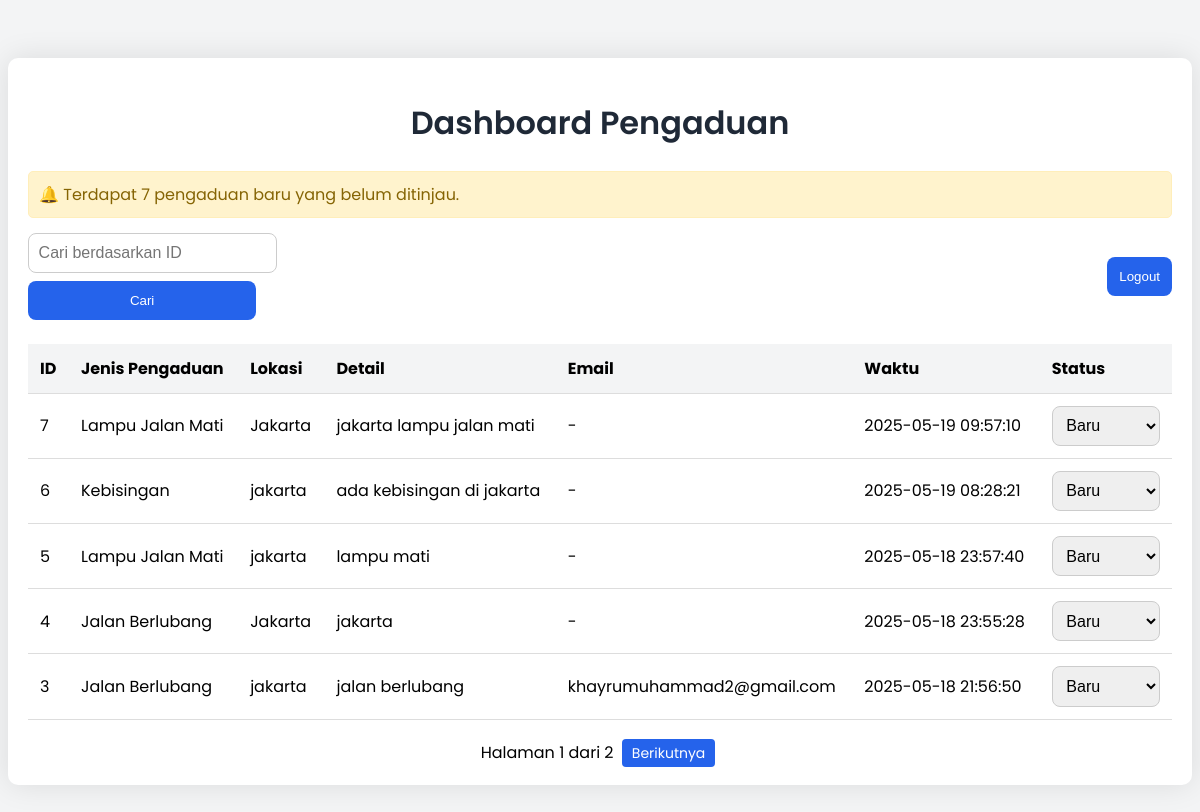
The page /dashboard (signed in) on the database as committed earlier.
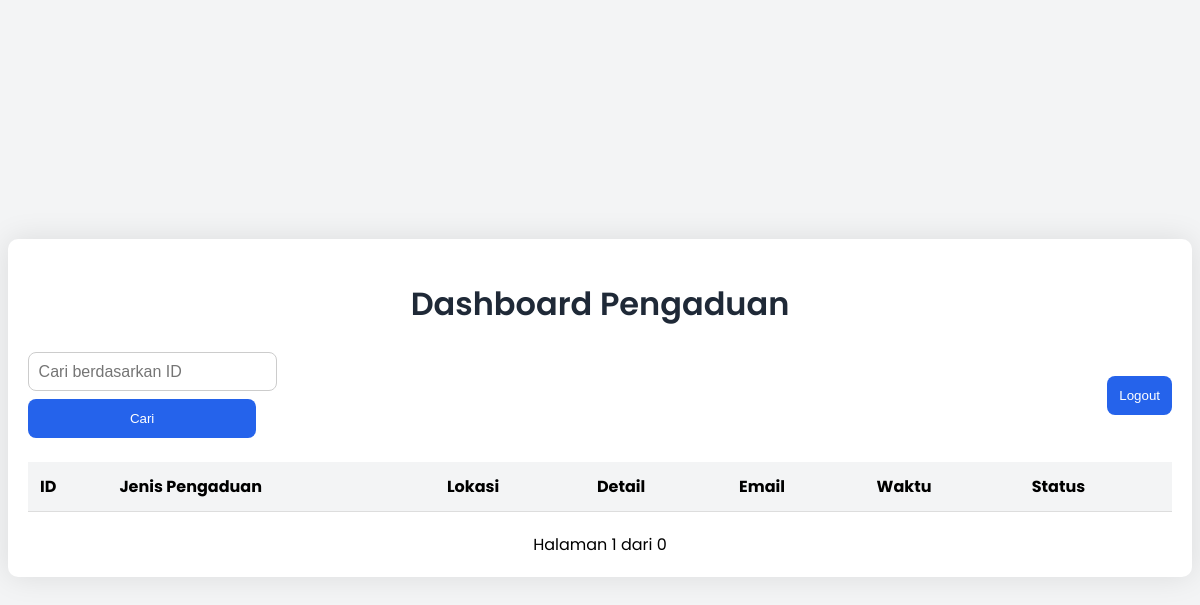
The same page on the database as committed later.
### tables this page shows
CREATE TABLE complaints (
            id INTEGER PRIMARY KEY AUTOINCREMENT,
            complaint_type TEXT NOT NULL,
            location_description TEXT NOT NULL,
            details TEXT NOT NULL,
            contact_email TEXT,
            submission_timestamp TEXT,
            status TEXT DEFAULT "Baru"
        );

### app.py (the view)
@app.route('/dashboard')
def dashboard():
    if 'user' not in session:
        return redirect(url_for('login'))
    search = request.args.get('search', '').strip()
    page = int(request.args.get('page', 1))
    per_page = 5
    offset = (page - 1) * per_page
    conn = sqlite3.connect('database.db')
    conn.row_factory = sqlite3.Row
    c = conn.cursor()
    c.execute("SELECT COUNT(*) FROM complaints WHERE status = 'Baru'")
    new_count = c.fetchone()[0]
    if search:
        c.execute("""
            SELECT * FROM complaints
            WHERE complaint_type LIKE ? OR location_description LIKE ? OR details LIKE ? OR contact_email LIKE ?
            ORDER BY submission_timestamp DESC
            LIMIT ? OFFSET ?
        """, (f'%{search}%', f'%{search}%', f'%{search}%', f'%{search}%', per_page, offset))
        c_total = conn.execute("""
            SELECT COUNT(*) FROM complaints
            WHERE complaint_type LIKE ? OR location_description LIKE ? OR details LIKE ? OR contact_email LIKE ?
        """, (f'%{search}%', f'%{search}%', f'%{search}%', f'%{search}%'))
    else:
        c.execute("""
            SELECT * FROM complaints
            ORDER BY submission_timestamp DESC
            LIMIT ? OFFSET ?
        """, (per_page, offset))
        c_total = conn.execute("SELECT COUNT(*) FROM complaints")
    complaints = c.fetchall()
    total = c_total.fetchone()[0]
    conn.close()
    total_pages = (total + per_page - 1) // per_page
    return render_template('dashboard.html',
                       complaints=complaints,
                       search=search,
                       page=page,
                       total_pages=total_pages,
                       new_complaint_count=new_count)

### templates/dashboard.html (shortened to what this page needs)
<!DOCTYPE html>
<html lang="id">
<head>
    <link rel="stylesheet" href="{{ url_for('static', filename='style.css') }}">
</head>
<body>
    <div class="container">
        <h1>Dashboard Pengaduan</h1>
        {% if new_complaint_count > 0 %}
    <div style="background-color: #fff3cd; color: #856404; padding: 10px; border: 1px solid #ffeeba; border-radius: 5px; margin-bottom: 15px;">
        🔔 Terdapat {{ new_complaint_count }} pengaduan baru yang belum ditinjau.
    </div>
{% endif %}
        <div class="top-bar">
            <form method="GET" class="search-form">
                <input type="text" name="search" placeholder="Cari berdasarkan ID" class="border px-2 py-1">
                <button type="submit">Cari</button>
            </form>
            <form action="{{ url_for('logout')}}" method="POST">
                <button type="submit">Logout</button>
            </form>
        </div>
        <table>
            <thead>
                <tr>
                    <th>ID</th>
                    <th>Jenis Pengaduan</th>
                    <th>Lokasi</th>
                    <th>Detail</th>
                    <th>Email</th>
                    <th>Waktu</th>
                    <th>Status</th>
                </tr>
            </thead>
            <tbody>
                {% for complaint in complaints %}
                <tr>
                    <td>{{ complaint.id }}</td>
                    <td>{{ complaint.complaint_type }}</td>
                    <td>{{ complaint.location_description }}</td>
                    <td>{{ complaint.details }}</td>
                    <td>{{ complaint.contact_email or '-' }}</td>
                    <td>{{ complaint.submission_timestamp }}</td>
                    <td>
    <form method="POST" action="{{ url_for('update_status', complaint_id=complaint.id) }}">
        <select name="status" onchange="this.form.submit()">
            <option value="Baru" {% if complaint.status == 'Baru' %}selected{% endif %}>Baru</option>
        </select>
    </form>
</td>
                </tr>
                {% endfor %}
            </tbody>
        </table>
        <div class="pagination" style="text-align:center; margin-top: 20px;">
            <span>Halaman {{ page }} dari {{ total_pages }}</span>
            {% if page < total_pages %}
                <a href="{{ url_for('dashboard', page=page+1, search=search) }}" class="page-link">Berikutnya</a>
            {% endif %}
        </div>
    </div>
</body>
</html>

### static/style.css (style rules this page uses)
body { font-family: 'Poppins', sans-serif; background-color: #f3f4f5; min-height: 100vh; display: flex; align-items: center; justify-content: center; }
.container { background-color: #fff; padding: 20px; margin: 50px auto; border-radius: 10px; box-shadow: 0 0 30px rgba(0, 0, 0, 0.1); width: 100%; max-width: 1200px; }
h1, h2 { color: #1f2937; text-align: center; margin-bottom: 1.5rem; font-weight: 600; }
form { display: flex; flex-direction: column; gap: 1rem; }
input, textarea, select { padding: 0.6rem; border: 1px solid #ccc; border-radius: 0.5rem; font-size: 1rem; width: 100%; }
button { background-color: #2563eb; color: white; padding: 0.75rem; border: none; border-radius: 0.5rem; cursor: pointer; transition: background-color 0.2s; }
.top-bar { display: flex; justify-content: space-between; align-items: center; margin-bottom: 1.5rem; gap: 1rem; flex-wrap: wrap; }
.search-form { display: flex; gap: 0.5rem; }
table { width: 100%; border-collapse: collapse; margin-top: 1rem; }
th, td { padding: 0.75rem; text-align: left; border-bottom: 1px solid #ddd; }
th { background-color: #f3f4f5; }

Rows that differ between the two databases and show on the page:
removed complaints: id "7", complaint_type "Lampu Jalan Mati", location_description "Jakarta", details "jakarta lampu jalan mati", contact_email "-", submission_timestamp "2025-05-19 09:57:10", status "Baru"
removed complaints: id "6", complaint_type "Kebisingan", location_description "jakarta", details "ada kebisingan di jakarta", contact_email "-", submission_timestamp "2025-05-19 08:28:21", status "Baru"
removed complaints: id "5", complaint_type "Lampu Jalan Mati", location_description "jakarta", details "lampu mati", contact_email "-", submission_timestamp "2025-05-18 23:57:40", status "Baru"
removed complaints: id "4", complaint_type "Jalan Berlubang", location_description "Jakarta", details "jakarta", contact_email "-", submission_timestamp "2025-05-18 23:55:28", status "Baru"
removed complaints: id "3", complaint_type "Jalan Berlubang", location_description "jakarta", details "jalan berlubang", contact_email "khayrumuhammad2@gmail.com", submission_timestamp "2025-05-18 21:56:50", status "Baru"
Other text that changed with them:
{{ total_pages }}: "2" → "0"
{{ new_complaint_count }}: "7" → (not shown)
text no longer shown: "🔔 Terdapat pengaduan baru yang belum ditinjau. Berikutnya"
